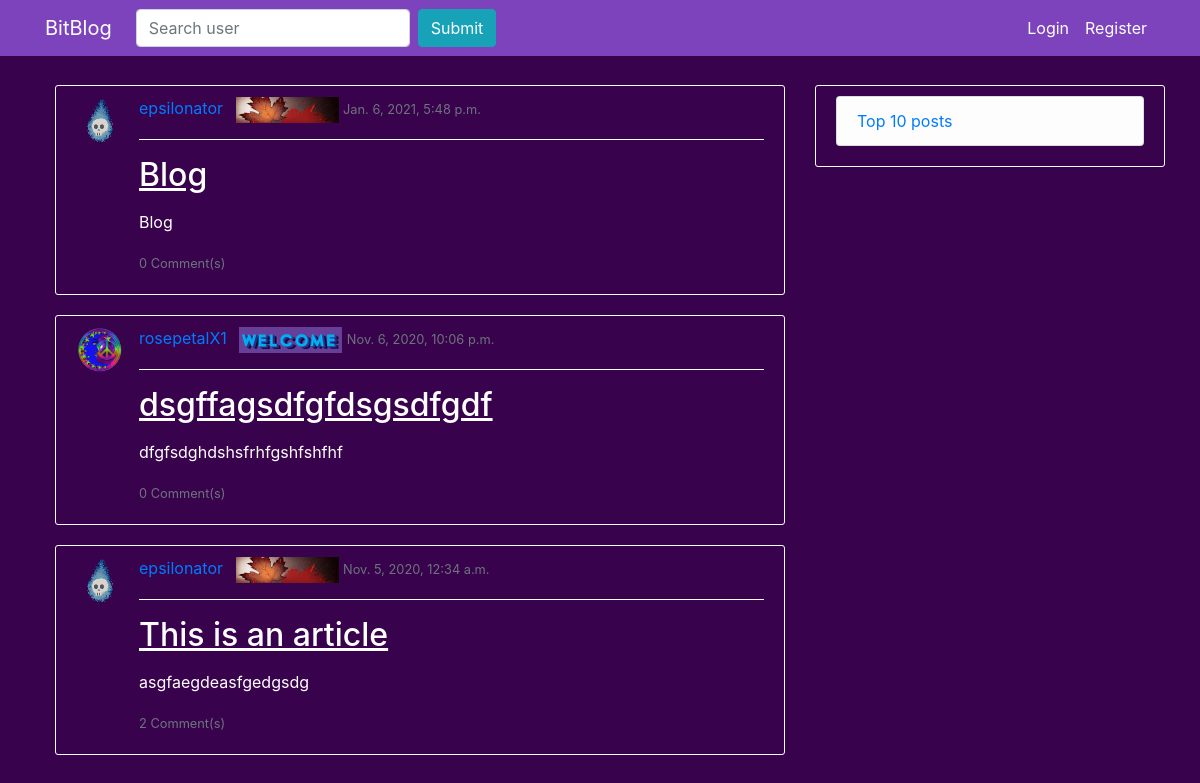
The page / on the database its author committed.
### blog/models.py (models this page shows, shortened)
class BlogPost(models.Model):
	title = models.CharField(max_length = 50)
	content = RichTextField()
	post_date = models.DateTimeField(default = timezone.now)
	author = models.ForeignKey(User, on_delete = models.CASCADE)
	votes = models.IntegerField(default = 0)

class BlogUser(models.Model):
	user = models.OneToOneField(User, on_delete = models.CASCADE)
	desc = models.TextField(max_length = 250, default = "No description")
	hometown = models.CharField(max_length = 200, default = "Not specified")
	birth_date = models.DateField(null = True, blank = True)
	current_profile_card = models.ForeignKey(ProfileCard, on_delete = models.DO_NOTHING, default = 1)
	current_sigil = models.ForeignKey(Sigil, on_delete = models.DO_NOTHING, default = 1)

class Sigil(models.Model):
	name = models.CharField(unique=True, max_length=50)
	img = models.ImageField(upload_to='sigils')

class ProfileCard(models.Model):
	name = models.CharField(unique = True, max_length = 50)
	img = models.ImageField(upload_to = 'profile_cards')
	img_small = models.ImageField(upload_to = 'profile_cards_small')

### blog/views.py (the view)
# urls.py: path('',  BlogPostListView.as_view(), name = 'blog-home'),
class BlogPostListView(ListView):
	model = BlogPost
	template_name = 'index.html'
	context_object_name = 'posts'
	ordering = ['-post_date']
	paginate_by = 20

### blog/templatetags/custom_tags.py (called while the page is built)
@register.simple_tag
def setvar(val = None):
    return val

### blog/templates/index.html (shortened to what this page needs)
{% extends 'blog/base.html' %}
{% block content %}
	{% for post in posts %}
		<article class="media content-section">
			<img class = "account-img size-48" src="{{ post.author.bloguser.current_sigil.img.url }}">
			<div class="media-body">
				<div class="article-metadata">
					<a class="mr-2" href="{% url 'profile' post.author.username %}">{{ post.author }}</a>
					<img src = "{{ post.author.bloguser.current_profile_card.img_small.url }}">
					<small class="text-muted">{{ post.post_date }}</small>
				</div>
				<hr>
				<h2><a class="article-title" href="{% url 'post' post.id %}">{{ post.title }}</a></h2>
				<p class="article-content">{{ post.content | safe | linebreaks | truncatewords:"100" }}</p>
				<small class="text-muted">{{ post.blogcomment_set.count }} Comment(s)</small>
			</div>
		</article>
	{% endfor %}
{% endblock %}
{% block sidebar %}
	<div class="content-section">
		{% if user.is_authenticated %}
	    	<h3>Welcome {{ user.username }}!</h3>
	    	<ul class="list-group">
	    		<li class="list-group-item list-group-item-light"><a href="">Top 10 posts</a></li>
	        	<li class="list-group-item list-group-item-light"><a href="{% url 'post-create' %}">Create Post</a></li>
	        	<li class="list-group-item list-group-item-light"><a href="{% url 'profile' user.username %}">Check Profile</a></li>
	      	</ul>
      	{% else %}
      		<ul class="list-group">
      			<li class="list-group-item list-group-item-light"><a href="">Top 10 posts</a></li>
      		</ul>
      	{% endif %}
  	</div>
{% endblock %}

### blog/static/blog/main.css (style rules this page uses)
body { background-color: #39024d; color: #FFFFFF; margin-left: 20px; padding-top: 65px; }
.content-section { padding: 10px 20px 20px 20px; margin-top: 20px; margin-bottom: 20px; border: 1px solid #ffffff; border-radius: 3px; }
.article-title { color: #ffffff; text-decoration: underline; }
.article-content { word-wrap: break-word; }
hr { border-color: #ffffff; }
.size-48 { height: 48px; width: 48px; }
.account-img { display: inline-block; vertical-align: top; margin-right: 15px; }

### rows shown on the page
BlogPost: author.bloguser.current_sigil.img (picture), author "epsilonator", author.bloguser.current_profile_card.img_small (picture), post_date "Jan. 6, 2021, 5:48 p.m.", title "Blog", content "Blog", blogcomment_set.count "0"
BlogPost: author.bloguser.current_sigil.img (picture), author "rosepetalX1", author.bloguser.current_profile_card.img_small (picture), post_date "Nov. 6, 2020, 10:06 p.m.", title "dsgffagsdfgfdsgsdfgdf", content "dfgfsdghdshsfrhfgshfshfhf", blogcomment_set.count "0"
BlogPost: author.bloguser.current_sigil.img (picture), author "epsilonator", author.bloguser.current_profile_card.img_small (picture), post_date "Nov. 5, 2020, 12:34 a.m.", title "This is an article", content "asgfaegdeasfgedgsdg", blogcomment_set.count "2"
